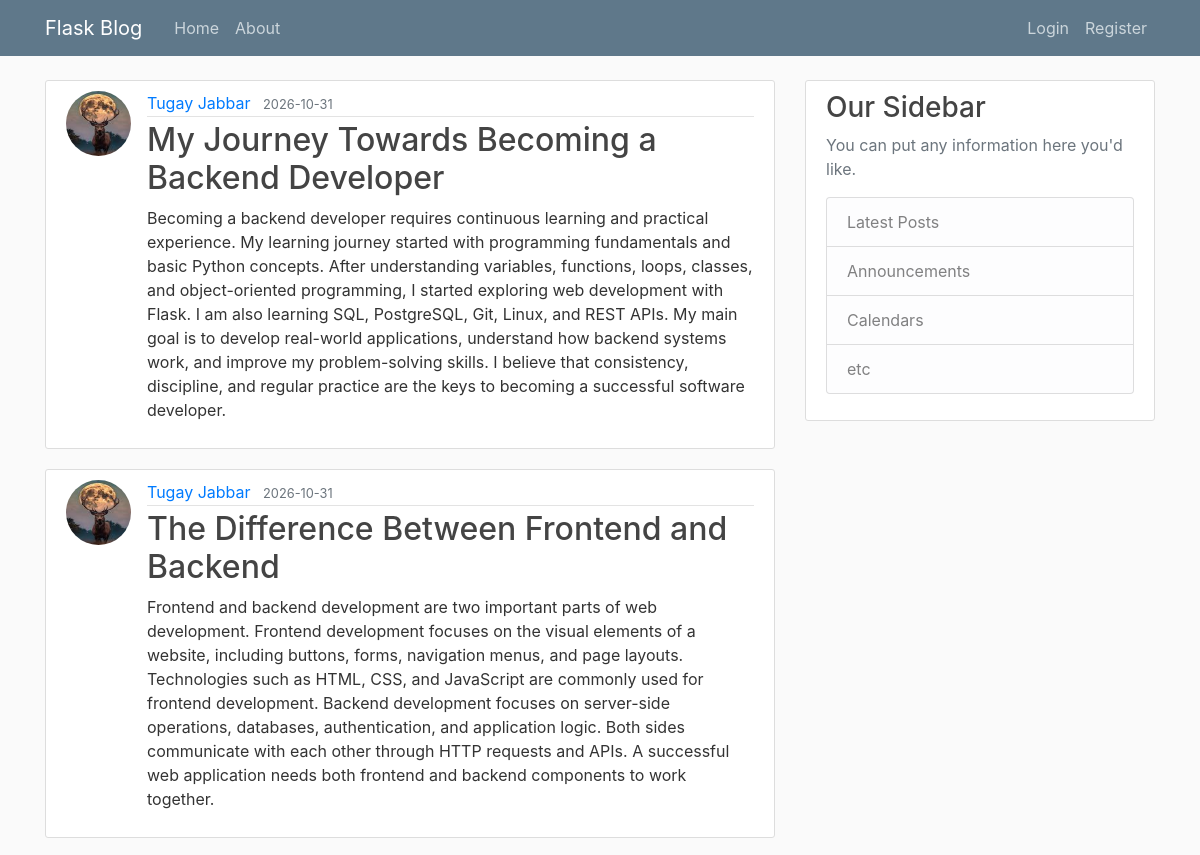
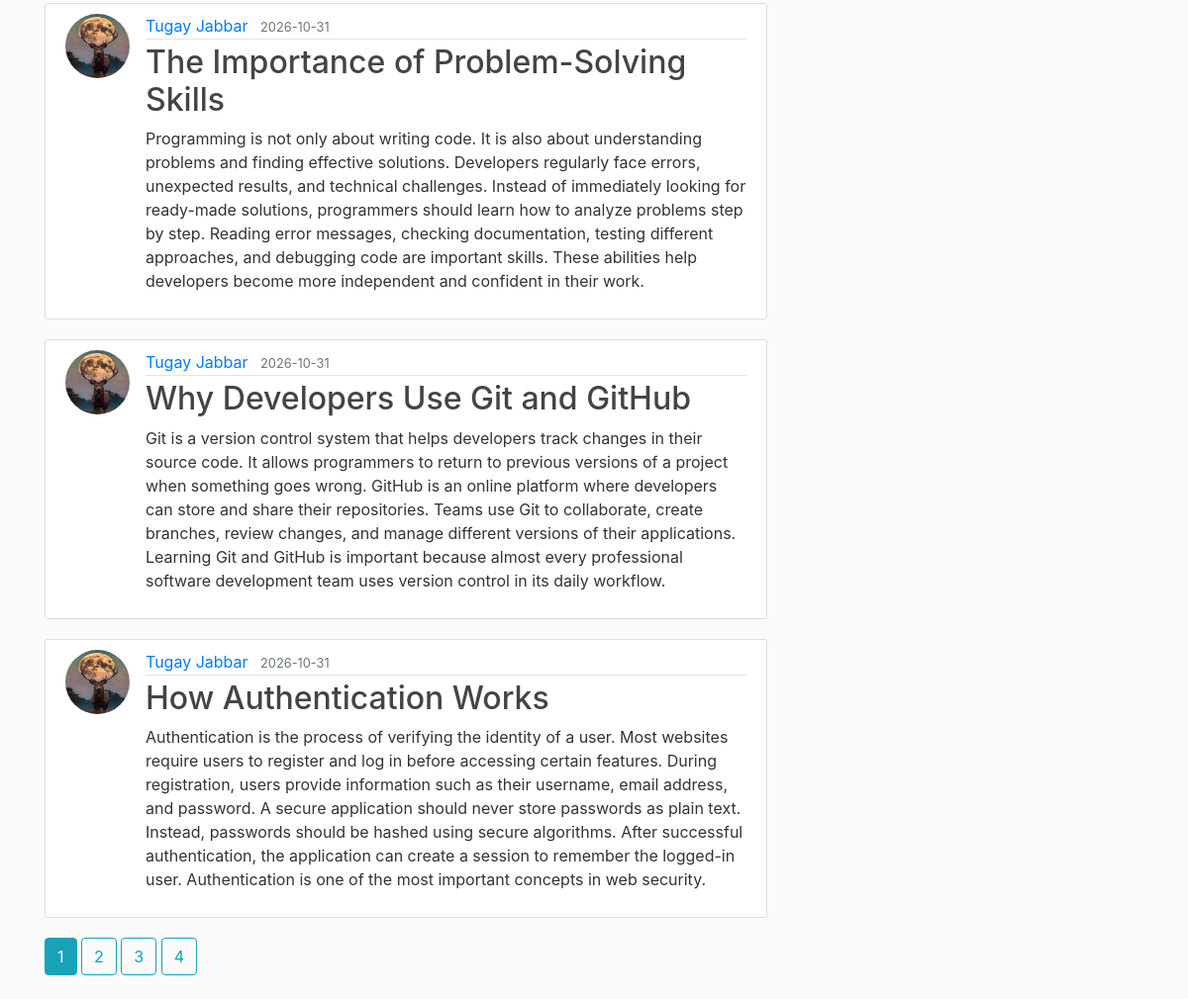
Page /home on the earlier database version (2 pictures, top to bottom).
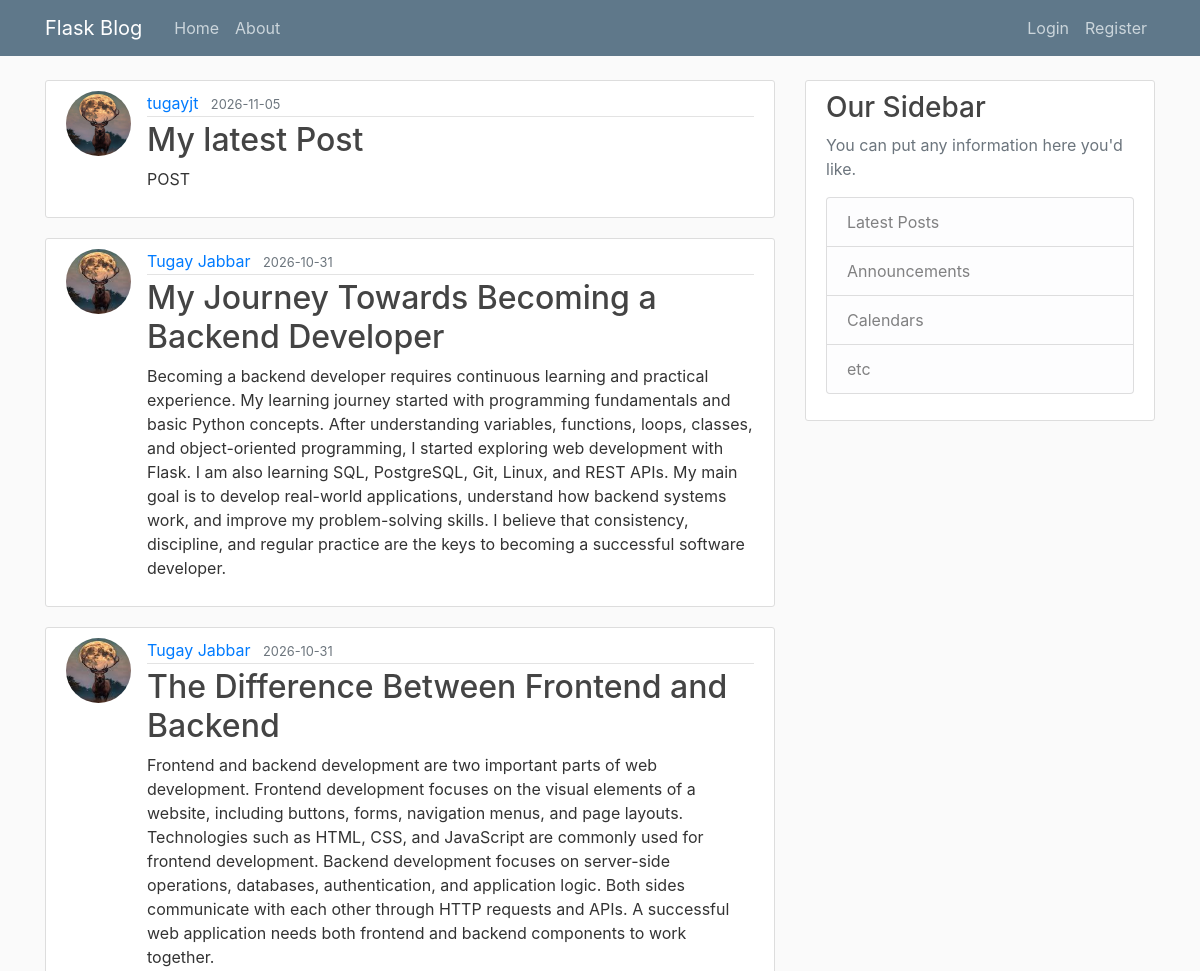
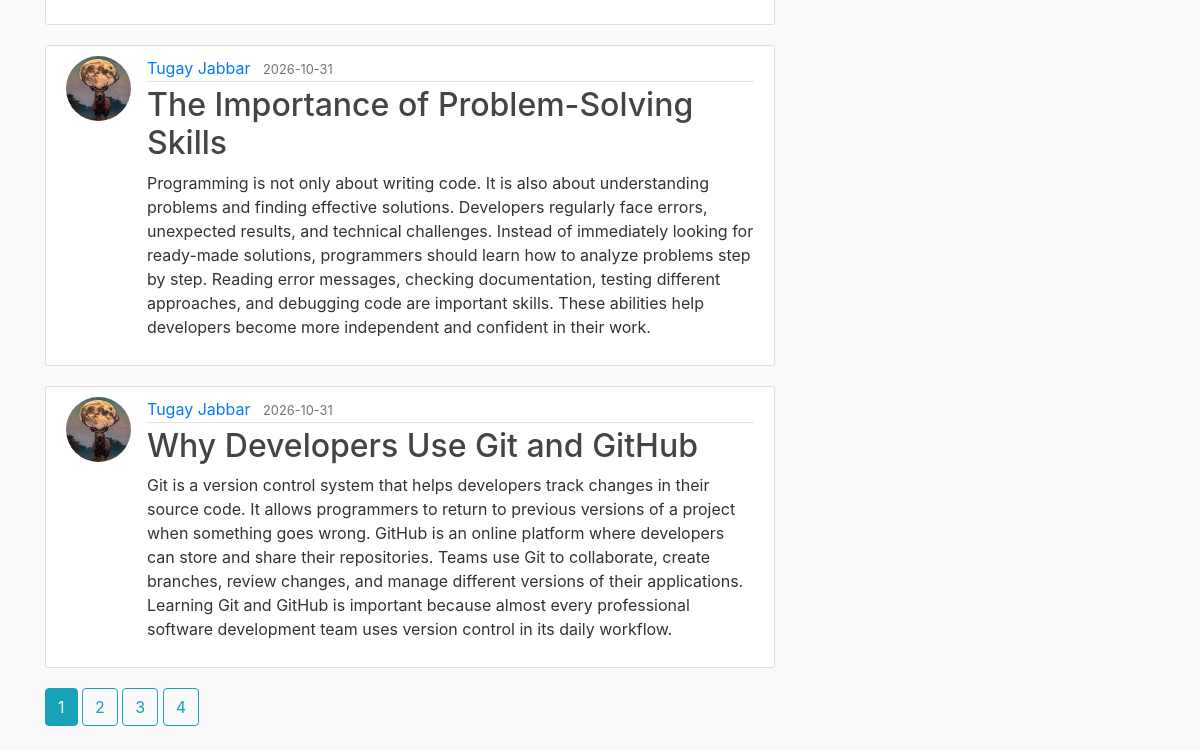
Same page on the later database version (2 pictures, top to bottom).
### flaskblog/models.py (models this page shows, shortened)
class Post(db.Model):
    id = db.Column(db.Integer, primary_key=True)
    title = db.Column(db.String(100), nullable=False)
    date_posted = db.Column(db.DateTime, nullable=False, default=datetime.utcnow)
    content = db.Column(db.Text, nullable=False)
    user_id = db.Column(db.Integer, db.ForeignKey('user.id'), nullable=False)

class User(db.Model, UserMixin):
    id = db.Column(db.Integer, primary_key=True)
    username = db.Column(db.String(20), unique=True, nullable=False)
    email = db.Column(db.String(120), unique=True, nullable=False)
    image_file = db.Column(db.String(20), nullable=False, default='default.jpg')
    password = db.Column(db.String(60), nullable=False)
    posts = db.relationship('Post', backref='author', lazy=True)

### flaskblog/main/routes.py (the view)
@main.route("/")
@main.route("/home")
def home():
    page = request.args.get('page', 1, type=int)
    posts = Post.query.order_by(Post.date_posted.desc()).paginate(page=page, per_page=5)
    return render_template('home.html', posts=posts)

### flaskblog/templates/home.html
{% extends "layout.html" %}
{% block content %}
    {% for post in posts.items %}
        <article class="media content-section">
          <img class="rounded-circle article-img" src="{{ url_for('static', filename='profile_pics/' + post.author.image_file) }}">
          <div class="media-body">
            <div class="article-metadata">
              <a class="mr-2" href="{{ url_for('users.user_posts', username=post.author.username) }}">{{ post.author.username }}</a>
              <small class="text-muted">{{ post.date_posted.strftime('%Y-%m-%d') }}</small>
            </div>
            <h2><a class="article-title" href="{{ url_for('posts.post', post_id=post.id) }}">{{ post.title }}</a></h2>
            <p class="article-content">{{ post.content }}</p>
          </div>
        </article>
    {% endfor %}
    {% for page_num in posts.iter_pages(left_edge=1, right_edge=1, left_current=1, right_current=2) %}
      {% if page_num %}
        {% if posts.page == page_num %}
          <a class="btn btn-info mb-4" href="{{ url_for('main.home', page=page_num) }}">{{ page_num }}</a>
        {% else %}
          <a class="btn btn-outline-info mb-4" href="{{ url_for('main.home', page=page_num) }}">{{ page_num }}</a>
        {% endif %}
      {% else %}
        ...
      {% endif %}
    {% endfor %}
{% endblock content %}

### flaskblog/templates/layout.html (shortened to what this page needs)
<!DOCTYPE html>
<html>
<head>
    <link rel="stylesheet" href="https://maxcdn.bootstrapcdn.com/bootstrap/4.0.0/css/bootstrap.min.css">
    <link rel="stylesheet" type="text/css" href="{{ url_for('static', filename='main.css') }}">
</head>
<body>
    <header class="site-header">
      <nav class="navbar navbar-expand-md navbar-dark bg-steel fixed-top">
        <div class="container">
          <a class="navbar-brand mr-4" href="/">Flask Blog</a>
          <div class="collapse navbar-collapse" id="navbarToggle">
            <div class="navbar-nav mr-auto">
              <a class="nav-item nav-link" href="{{ url_for('main.home') }}">Home</a>
              <a class="nav-item nav-link" href="{{ url_for('main.about') }}">About</a>
            </div>
            <div class="navbar-nav">
              {% if current_user.is_authenticated %}
                <a class="nav-item nav-link" href="{{ url_for('posts.new_post') }}">New Post</a>
                <a class="nav-item nav-link" href="{{ url_for('users.account') }}">Account</a>
                <a class="nav-item nav-link" href="{{ url_for('users.logout') }}">Logout</a>
              {% else %}
                <a class="nav-item nav-link" href="{{ url_for('users.login') }}">Login</a>
                <a class="nav-item nav-link" href="{{ url_for('users.register') }}">Register</a>
              {% endif %}
            </div>
          </div>
        </div>
      </nav>
    </header>
    <main role="main" class="container">
      <div class="row">
        <div class="col-md-8">
          {% block content %}{% endblock %}
        </div>
        <div class="col-md-4">
          <div class="content-section">
            <h3>Our Sidebar</h3>
            <p class='text-muted'>You can put any information here you'd like.
              <ul class="list-group">
                <li class="list-group-item list-group-item-light">Latest Posts</li>
                <li class="list-group-item list-group-item-light">Announcements</li>
                <li class="list-group-item list-group-item-light">Calendars</li>
                <li class="list-group-item list-group-item-light">etc</li>
              </ul>
            </p>
          </div>
        </div>
      </div>
    </main>
</body>
</html>

### flaskblog/static/main.css (style rules this page uses)
body { background: #fafafa; color: #333333; margin-top: 5rem; }
h1, h2, h3, h4, h5, h6 { color: #444444; }
.bg-steel { background-color: #5f788a; }
.site-header .navbar-nav .nav-link { color: #cbd5db; }
.content-section { background: #ffffff; padding: 10px 20px; border: 1px solid #dddddd; border-radius: 3px; margin-bottom: 20px; }
.article-title { color: #444444; }
.article-content { white-space: pre-line; }
.article-img { height: 65px; width: 65px; margin-right: 16px; }
.article-metadata { padding-bottom: 1px; margin-bottom: 4px; border-bottom: 1px solid #e3e3e3 }

Differences in the rows shown:
no longer on this page (row unchanged): Post: image_file (picture), author.username "Tugay Jabbar", date_posted "2026-10-31", title "How Authentication Works", content "Authentication is the process of verifying the identity of a user. Most websites require users to register and log in before accessing certain features. During registration, users provide information such as their username, email address, and password. A secure application should never store passwords as plain text. Instead, passwords should be hashed using secure algorithms. After successful authentication, the application can create a session to remember the logged-in user. Authentication is one of the most important concepts in web security."
added Post: image_file (placeholder picture), author.username "tugayjt", date_posted "2026-11-05", title "My latest Post", content "POST"
